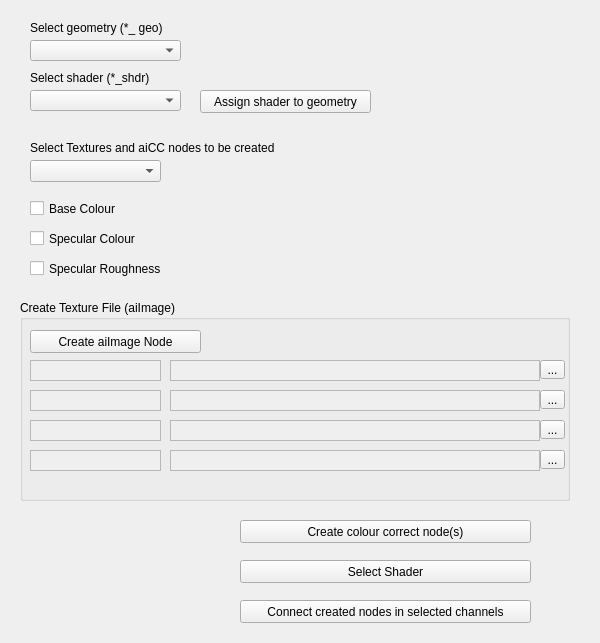
<?xml version="1.0" encoding="UTF-8"?>
<ui version="4.0">
 <class>Form</class>
 <widget class="QWidget" name="Form">
  <property name="geometry">
   <rect>
    <x>0</x>
    <y>0</y>
    <width>600</width>
    <height>643</height>
   </rect>
  </property>
  <property name="windowTitle">
   <string>Form</string>
  </property>
  <widget class="QComboBox" name="aiSScomboBox">
   <property name="geometry">
    <rect>
     <x>30</x>
     <y>40</y>
     <width>151</width>
     <height>21</height>
    </rect>
   </property>
  </widget>
  <widget class="QLabel" name="label">
   <property name="geometry">
    <rect>
     <x>30</x>
     <y>20</y>
     <width>161</width>
     <height>16</height>
    </rect>
   </property>
   <property name="text">
    <string>Select geometry (*_ geo)</string>
   </property>
  </widget>
  <widget class="QGroupBox" name="groupBox">
   <property name="geometry">
    <rect>
     <x>20</x>
     <y>300</y>
     <width>550</width>
     <height>201</height>
    </rect>
   </property>
   <property name="title">
    <string>Create Texture File (aiImage)</string>
   </property>
   <widget class="QTextEdit" name="INtexture1">
    <property name="enabled">
     <bool>false</bool>
    </property>
    <property name="geometry">
     <rect>
      <x>10</x>
      <y>60</y>
      <width>131</width>
      <height>21</height>
     </rect>
    </property>
    <property name="verticalScrollBarPolicy">
     <enum>Qt::ScrollBarAlwaysOff</enum>
    </property>
   </widget>
   <widget class="QTextEdit" name="fileBox1">
    <property name="enabled">
     <bool>false</bool>
    </property>
    <property name="geometry">
     <rect>
      <x>150</x>
      <y>60</y>
      <width>370</width>
      <height>21</height>
     </rect>
    </property>
    <property name="cursor" stdset="0">
     <cursorShape>IBeamCursor</cursorShape>
    </property>
    <property name="verticalScrollBarPolicy">
     <enum>Qt::ScrollBarAlwaysOff</enum>
    </property>
   </widget>
   <widget class="QToolButton" name="fileLinkBtn1">
    <property name="geometry">
     <rect>
      <x>520</x>
      <y>60</y>
      <width>25</width>
      <height>19</height>
     </rect>
    </property>
    <property name="text">
     <string>...</string>
    </property>
   </widget>
   <widget class="QTextEdit" name="fileBox2">
    <property name="enabled">
     <bool>false</bool>
    </property>
    <property name="geometry">
     <rect>
      <x>150</x>
      <y>90</y>
      <width>370</width>
      <height>21</height>
     </rect>
    </property>
    <property name="cursor" stdset="0">
     <cursorShape>IBeamCursor</cursorShape>
    </property>
    <property name="verticalScrollBarPolicy">
     <enum>Qt::ScrollBarAlwaysOff</enum>
    </property>
   </widget>
   <widget class="QToolButton" name="fileLinkBtn2">
    <property name="geometry">
     <rect>
      <x>520</x>
      <y>90</y>
      <width>25</width>
      <height>19</height>
     </rect>
    </property>
    <property name="text">
     <string>...</string>
    </property>
   </widget>
   <widget class="QTextEdit" name="fileBox3">
    <property name="enabled">
     <bool>false</bool>
    </property>
    <property name="geometry">
     <rect>
      <x>150</x>
      <y>120</y>
      <width>370</width>
      <height>21</height>
     </rect>
    </property>
    <property name="cursor" stdset="0">
     <cursorShape>IBeamCursor</cursorShape>
    </property>
    <property name="verticalScrollBarPolicy">
     <enum>Qt::ScrollBarAlwaysOff</enum>
    </property>
   </widget>
   <widget class="QToolButton" name="fileLinkBtn3">
    <property name="geometry">
     <rect>
      <x>520</x>
      <y>120</y>
      <width>25</width>
      <height>19</height>
     </rect>
    </property>
    <property name="text">
     <string>...</string>
    </property>
   </widget>
   <widget class="QTextEdit" name="fileBox4">
    <property name="enabled">
     <bool>false</bool>
    </property>
    <property name="geometry">
     <rect>
      <x>150</x>
      <y>150</y>
      <width>370</width>
      <height>21</height>
     </rect>
    </property>
    <property name="cursor" stdset="0">
     <cursorShape>IBeamCursor</cursorShape>
    </property>
    <property name="verticalScrollBarPolicy">
     <enum>Qt::ScrollBarAlwaysOff</enum>
    </property>
   </widget>
   <widget class="QToolButton" name="fileLinkBtn4">
    <property name="geometry">
     <rect>
      <x>520</x>
      <y>150</y>
      <width>25</width>
      <height>19</height>
     </rect>
    </property>
    <property name="text">
     <string>...</string>
    </property>
   </widget>
   <widget class="QTextEdit" name="INtexture2">
    <property name="enabled">
     <bool>false</bool>
    </property>
    <property name="geometry">
     <rect>
      <x>10</x>
      <y>90</y>
      <width>131</width>
      <height>21</height>
     </rect>
    </property>
    <property name="verticalScrollBarPolicy">
     <enum>Qt::ScrollBarAlwaysOff</enum>
    </property>
   </widget>
   <widget class="QTextEdit" name="INtexture3">
    <property name="enabled">
     <bool>false</bool>
    </property>
    <property name="geometry">
     <rect>
      <x>10</x>
      <y>120</y>
      <width>131</width>
      <height>21</height>
     </rect>
    </property>
    <property name="verticalScrollBarPolicy">
     <enum>Qt::ScrollBarAlwaysOff</enum>
    </property>
   </widget>
   <widget class="QTextEdit" name="INtexture4">
    <property name="enabled">
     <bool>false</bool>
    </property>
    <property name="geometry">
     <rect>
      <x>10</x>
      <y>150</y>
      <width>131</width>
      <height>21</height>
     </rect>
    </property>
    <property name="verticalScrollBarPolicy">
     <enum>Qt::ScrollBarAlwaysOff</enum>
    </property>
   </widget>
   <widget class="QPushButton" name="createAIImg">
    <property name="geometry">
     <rect>
      <x>10</x>
      <y>30</y>
      <width>171</width>
      <height>23</height>
     </rect>
    </property>
    <property name="text">
     <string>Create aiImage Node</string>
    </property>
   </widget>
  </widget>
  <widget class="QLabel" name="label_5">
   <property name="geometry">
    <rect>
     <x>30</x>
     <y>70</y>
     <width>151</width>
     <height>16</height>
    </rect>
   </property>
   <property name="text">
    <string>Select shader (*_shdr)</string>
   </property>
  </widget>
  <widget class="QComboBox" name="shaderComboBox">
   <property name="geometry">
    <rect>
     <x>30</x>
     <y>90</y>
     <width>151</width>
     <height>21</height>
    </rect>
   </property>
  </widget>
  <widget class="QPushButton" name="assignShaderBtn">
   <property name="geometry">
    <rect>
     <x>200</x>
     <y>90</y>
     <width>171</width>
     <height>23</height>
    </rect>
   </property>
   <property name="text">
    <string>Assign shader to geometry</string>
   </property>
  </widget>
  <widget class="QLabel" name="label_2">
   <property name="geometry">
    <rect>
     <x>30</x>
     <y>140</y>
     <width>281</width>
     <height>16</height>
    </rect>
   </property>
   <property name="text">
    <string>Select Textures and aiCC nodes to be created</string>
   </property>
  </widget>
  <widget class="QComboBox" name="activeShaderBox">
   <property name="geometry">
    <rect>
     <x>30</x>
     <y>160</y>
     <width>131</width>
     <height>22</height>
    </rect>
   </property>
  </widget>
  <widget class="QCheckBox" name="baseColCheck">
   <property name="geometry">
    <rect>
     <x>30</x>
     <y>200</y>
     <width>251</width>
     <height>17</height>
    </rect>
   </property>
   <property name="text">
    <string>Base Colour</string>
   </property>
  </widget>
  <widget class="QCheckBox" name="specColCheck">
   <property name="geometry">
    <rect>
     <x>30</x>
     <y>230</y>
     <width>191</width>
     <height>17</height>
    </rect>
   </property>
   <property name="text">
    <string>Specular Colour</string>
   </property>
  </widget>
  <widget class="QCheckBox" name="specRoughCheck">
   <property name="geometry">
    <rect>
     <x>30</x>
     <y>260</y>
     <width>141</width>
     <height>17</height>
    </rect>
   </property>
   <property name="text">
    <string>Specular Roughness</string>
   </property>
  </widget>
  <widget class="QPushButton" name="selShaderBtn">
   <property name="geometry">
    <rect>
     <x>240</x>
     <y>560</y>
     <width>291</width>
     <height>23</height>
    </rect>
   </property>
   <property name="text">
    <string>Select Shader</string>
   </property>
  </widget>
  <widget class="QPushButton" name="connectaiCCBtn">
   <property name="geometry">
    <rect>
     <x>240</x>
     <y>600</y>
     <width>291</width>
     <height>23</height>
    </rect>
   </property>
   <property name="text">
    <string>Connect created nodes in selected channels</string>
   </property>
  </widget>
  <widget class="QPushButton" name="createCCNode">
   <property name="geometry">
    <rect>
     <x>240</x>
     <y>520</y>
     <width>291</width>
     <height>23</height>
    </rect>
   </property>
   <property name="text">
    <string>Create colour correct node(s)</string>
   </property>
  </widget>
 </widget>
 <resources/>
 <connections/>
</ui>
